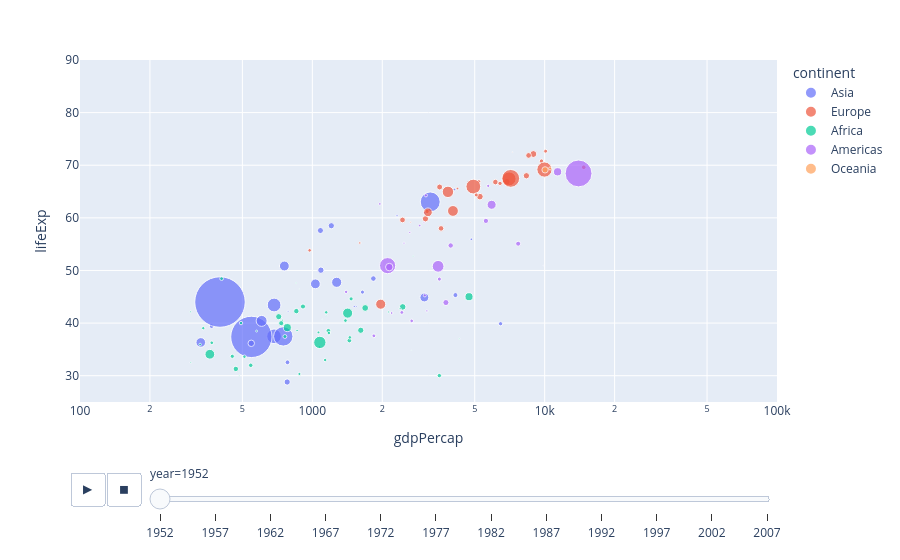

Source (notebook cell):
### Code cell
px.scatter(df, 
           x="gdpPercap", 
           y="lifeExp", 
           animation_frame="year", 
#           animation_group="country",
           size="pop", 
           color="continent", 
           hover_name="country",
           log_x=True, 
           size_max=55, 
           range_x=[100,100000], 
           range_y=[25,90])

### Figure 1 — Plotly figure (JSON) as saved in the notebook; plotly's stock layout.template omitted (floating-point values rounded to 4 significant figures)
{"data": [{"hovertemplate": "<b>%{hovertext}</b><br><br>continent=Asia<br>year=1952<br>gdpPercap=%{x}<br>lifeExp=%{y}<br>pop=%{marker.size}<extra></extra>", "hovertext": ["Afghanistan", "Bahrain", "Bangladesh", "Cambodia", "China", "Hong Kong, China", "India", "Indonesia", "Iran", "Iraq", "Israel", "Japan", "Jordan", "Korea, Dem. Rep.", "Korea, Rep.", "Kuwait", "Lebanon", "Malaysia", "Mongolia", "Myanmar", "Nepal", "Oman", "Pakistan", "Philippines", "Saudi Arabia", "Singapore", "Sri Lanka", "Syria", "Taiwan", "Thailand", "Vietnam", "West Bank and Gaza", "Yemen, Rep."], "legendgroup": "Asia", "marker": {"color": "#636efa", "size": [8425333, 120447, 46886859, 4693836, 556263527, 2125900, 372000000, 82052000, 17272000, 5441766, 1620914, 86459025, 607914, 8865488, 20947571, 160000, 1439529, 6748378, 800663, 20092996, 9182536, 507833, 41346560, 22438691, 4005677, 1127000, 7982342, 3661549, 8550362, 21289402, 26246839, 1030585, 4963829], "sizemode": "area", "sizeref": 435900.0, "symbol": "circle"}, "mode": "markers", "name": "Asia", "orientation": "v", "showlegend": true, "type": "scatter", "x": [779.4, 9867.0, 684.2, 368.5, 400.4, 3054.0, 546.6, 749.7, 3035.0, 4130.0, 4087.0, 3217.0, 1547.0, 1088.0, 1031.0, 108400.0, 4835.0, 1831.0, 786.6, 331.0, 545.9, 1828.0, 684.6, 1273.0, 6460.0, 2315.0, 1084.0, 1643.0, 1207.0, 757.8, 605.1, 1516.0, 781.7], "xaxis": "x", "y": [28.8, 50.94, 37.48, 39.42, 44.0, 60.96, 37.37, 37.47, 44.87, 45.32, 65.39, 63.03, 43.16, 50.06, 47.45, 55.56, 55.93, 48.46, 42.24, 36.32, 36.16, 37.58, 43.44, 47.75, 39.88, 60.4, 57.59, 45.88, 58.5, 50.85, 40.41, 43.16, 32.55], "yaxis": "y"}, {"hovertemplate": "<b>%{hovertext}</b><br><br>continent=Europe<br>year=1952<br>gdpPercap=%{x}<br>lifeExp=%{y}<br>pop=%{marker.size}<extra></extra>", "hovertext": ["Albania", "Austria", "Belgium", "Bosnia and Herzegovina", "Bulgaria", "Croatia", "Czech Republic", "Denmark", "Finland", "France", "Germany", "Greece", "Hungary", "Iceland", "Ireland", "Italy", "Montenegro", "Netherlands", "Norway", "Poland", "Portugal", "Romania", "Serbia", "Slovak Republic", "Slovenia", "Spain", "Sweden", "Switzerland", "Turkey", "United Kingdom"], "legendgroup": "Europe", "marker": {"color": "#EF553B", "size": [1282697, 6927772, 8730405, 2791000, 7274900, 3882229, 9125183, 4334000, 4090500, 42459667, 69145952, 7733250, 9504000, 147962, 2952156, 47666000, 413834, 10381988, 3327728, 25730551, 8526050, 16630000, 6860147, 3558137, 1489518, 28549870, 7124673, 4815000, 22235677, 50430000], "sizemode": "area", "sizeref": 435900.0, "symbol": "circle"}, "mode": "markers", "name": "Europe", "orientation": "v", "showlegend": true, "type": "scatter", "x": [1601.0, 6137.0, 8343.0, 973.5, 2444.0, 3119.0, 6876.0, 9692.0, 6425.0, 7030.0, 7144.0, 3531.0, 5264.0, 7268.0, 5210.0, 4931.0, 2648.0, 8942.0, 10100.0, 4029.0, 3068.0, 3145.0, 3581.0, 5075.0, 4215.0, 3834.0, 8528.0, 14730.0, 1969.0, 9980.0], "xaxis": "x", "y": [55.23, 66.8, 68.0, 53.82, 59.6, 61.21, 66.87, 70.78, 66.55, 67.41, 67.5, 65.86, 64.03, 72.49, 66.91, 65.94, 59.16, 72.13, 72.67, 61.31, 59.82, 61.05, 58.0, 64.36, 65.57, 64.94, 71.86, 69.62, 43.59, 69.18], "yaxis": "y"}, {"hovertemplate": "<b>%{hovertext}</b><br><br>continent=Africa<br>year=1952<br>gdpPercap=%{x}<br>lifeExp=%{y}<br>pop=%{marker.size}<extra></extra>", "hovertext": ["Algeria", "Angola", "Benin", "Botswana", "Burkina Faso", "Burundi", "Cameroon", "Central African Republic", "Chad", "Comoros", "Congo, Dem. Rep.", "Congo, Rep.", "Cote d'Ivoire", "Djibouti", "Egypt", "Equatorial Guinea", "Eritrea", "Ethiopia", "Gabon", "Gambia", "Ghana", "Guinea", "Guinea-Bissau", "Kenya", "Lesotho", "Liberia", "Libya", "Madagascar", "Malawi", "Mali", "Mauritania", "Mauritius", "Morocco", "Mozambique", "Namibia", "Niger", "Nigeria", "Reunion", "Rwanda", "Sao Tome and Principe", "Senegal", "Sierra Leone", "Somalia", "South Africa", "Sudan", "Swaziland", "Tanzania", "Togo", "Tunisia", "Uganda", "Zambia", "Zimbabwe"], "legendgroup": "Africa", "marker": {"color": "#00cc96", "size": [9279525, 4232095, 1738315, 442308, 4469979, 2445618, 5009067, 1291695, 2682462, 153936, 14100005, 854885, 2977019, 63149, 22223309, 216964, 1438760, 20860941, 420702, 284320, 5581001, 2664249, 580653, 6464046, 748747, 863308, 1019729, 4762912, 2917802, 3838168, 1022556, 516556, 9939217, 6446316, 485831, 3379468, 33119096, 257700, 2534927, 60011, 2755589, 2143249, 2526994, 14264935, 8504667, 290243, 8322925, 1219113, 3647735, 5824797, 2672000, 3080907], "sizemode": "area", "sizeref": 435900.0, "symbol": "circle"}, "mode": "markers", "name": "Africa", "orientation": "v", "showlegend": true, "type": "scatter", "x": [2449.0, 3521.0, 1063.0, 851.2, 543.3, 339.3, 1173.0, 1071.0, 1179.0, 1103.0, 780.5, 2126.0, 1389.0, 2670.0, 1419.0, 375.6, 328.9, 362.1, 4293.0, 485.2, 911.3, 510.2, 299.9, 853.5, 298.8, 575.6, 2388.0, 1443.0, 369.2, 452.3, 743.1, 1968.0, 1688.0, 468.5, 2424.0, 761.9, 1077.0, 2719.0, 493.3, 879.6, 1450.0, 879.8, 1136.0, 4725.0, 1616.0, 1148.0, 716.7, 859.8, 1468.0, 734.8, 1147.0, 406.9], "xaxis": "x", "y": [43.08, 30.02, 38.22, 47.62, 31.98, 39.03, 38.52, 35.46, 38.09, 40.72, 39.14, 42.11, 40.48, 34.81, 41.89, 34.48, 35.93, 34.08, 37.0, 30.0, 43.15, 33.61, 32.5, 42.27, 42.14, 38.48, 42.72, 36.68, 36.26, 33.69, 40.54, 50.99, 42.87, 31.29, 41.73, 37.44, 36.32, 52.72, 40.0, 46.47, 37.28, 30.33, 32.98, 45.01, 38.63, 41.41, 41.22, 38.6, 44.6, 39.98, 42.04, 48.45], "yaxis": "y"}, {"hovertemplate": "<b>%{hovertext}</b><br><br>continent=Americas<br>year=1952<br>gdpPercap=%{x}<br>lifeExp=%{y}<br>pop=%{marker.size}<extra></extra>", "hovertext": ["Argentina", "Bolivia", "Brazil", "Canada", "Chile", "Colombia", "Costa Rica", "Cuba", "Dominican Republic", "Ecuador", "El Salvador", "Guatemala", "Haiti", "Honduras", "Jamaica", "Mexico", "Nicaragua", "Panama", "Paraguay", "Peru", "Puerto Rico", "Trinidad and Tobago", "United States", "Uruguay", "Venezuela"], "legendgroup": "Americas", "marker": {"color": "#ab63fa", "size": [17876956, 2883315, 56602560, 14785584, 6377619, 12350771, 926317, 6007797, 2491346, 3548753, 2042865, 3146381, 3201488, 1517453, 1426095, 30144317, 1165790, 940080, 1555876, 8025700, 2227000, 662850, 157553000, 2252965, 5439568], "sizemode": "area", "sizeref": 435900.0, "symbol": "circle"}, "mode": "markers", "name": "Americas", "orientation": "v", "showlegend": true, "type": "scatter", "x": [5911.0, 2677.0, 2109.0, 11370.0, 3940.0, 2144.0, 2627.0, 5587.0, 1398.0, 3522.0, 3048.0, 2428.0, 1840.0, 2195.0, 2899.0, 3478.0, 3112.0, 2480.0, 1952.0, 3759.0, 3082.0, 3023.0, 13990.0, 5717.0, 7690.0], "xaxis": "x", "y": [62.48, 40.41, 50.92, 68.75, 54.74, 50.64, 57.21, 59.42, 45.93, 48.36, 45.26, 42.02, 37.58, 41.91, 58.53, 50.79, 42.31, 55.19, 62.65, 43.9, 64.28, 59.1, 68.44, 66.07, 55.09], "yaxis": "y"}, {"hovertemplate": "<b>%{hovertext}</b><br><br>continent=Oceania<br>year=1952<br>gdpPercap=%{x}<br>lifeExp=%{y}<br>pop=%{marker.size}<extra></extra>", "hovertext": ["Australia", "New Zealand"], "legendgroup": "Oceania", "marker": {"color": "#FFA15A", "size": [8691212, 1994794], "sizemode": "area", "sizeref": 435900.0, "symbol": "circle"}, "mode": "markers", "name": "Oceania", "orientation": "v", "showlegend": true, "type": "scatter", "x": [10040.0, 10560.0], "xaxis": "x", "y": [69.12, 69.39], "yaxis": "y"}], "layout": {"legend": {"itemsizing": "constant", "title": {"text": "continent"}, "tracegroupgap": 0}, "margin": {"t": 60}, "sliders": [{"active": 0, "currentvalue": {"prefix": "year="}, "len": 0.9, "pad": {"b": 10, "t": 60}, "steps": [{"args": [["1952"], {"frame": {"duration": 0, "redraw": false}, "fromcurrent": true, "mode": "immediate", "transition": {"duration": 0, "easing": "linear"}}], "label": "1952", "method": "animate"}, {"args": [["1957"], {"frame": {"duration": 0, "redraw": false}, "fromcurrent": true, "mode": "immediate", "transition": {"duration": 0, "easing": "linear"}}], "label": "1957", "method": "animate"}, {"args": [["1962"], {"frame": {"duration": 0, "redraw": false}, "fromcurrent": true, "mode": "immediate", "transition": {"duration": 0, "easing": "linear"}}], "label": "1962", "method": "animate"}, {"args": [["1967"], {"frame": {"duration": 0, "redraw": false}, "fromcurrent": true, "mode": "immediate", "transition": {"duration": 0, "easing": "linear"}}], "label": "1967", "method": "animate"}, {"args": [["1972"], {"frame": {"duration": 0, "redraw": false}, "fromcurrent": true, "mode": "immediate", "transition": {"duration": 0, "easing": "linear"}}], "label": "1972", "method": "animate"}, {"args": [["1977"], {"frame": {"duration": 0, "redraw": false}, "fromcurrent": true, "mode": "immediate", "transition": {"duration": 0, "easing": "linear"}}], "label": "1977", "method": "animate"}, {"args": [["1982"], {"frame": {"duration": 0, "redraw": false}, "fromcurrent": true, "mode": "immediate", "transition": {"duration": 0, "easing": "linear"}}], "label": "1982", "method": "animate"}, {"args": [["1987"], {"frame": {"duration": 0, "redraw": false}, "fromcurrent": true, "mode": "immediate", "transition": {"duration": 0, "easing": "linear"}}], "label": "1987", "method": "animate"}, {"args": [["1992"], {"frame": {"duration": 0, "redraw": false}, "fromcurrent": true, "mode": "immediate", "transition": {"duration": 0, "easing": "linear"}}], "label": "1992", "method": "animate"}, {"args": [["1997"], {"frame": {"duration": 0, "redraw": false}, "fromcurrent": true, "mode": "immediate", "transition": {"duration": 0, "easing": "linear"}}], "label": "1997", "method": "animate"}, {"args": [["2002"], {"frame": {"duration": 0, "redraw": false}, "fromcurrent": true, "mode": "immediate", "transition": {"duration": 0, "easing": "linear"}}], "label": "2002", "method": "animate"}, {"args": [["2007"], {"frame": {"duration": 0, "redraw": false}, "fromcurrent": true, "mode": "immediate", "transition": {"duration": 0, "easing": "linear"}}], "label": "2007", "method": "animate"}], "x": 0.1, "xanchor": "left", "y": 0, "yanchor": "top"}], "updatemenus": [{"buttons": [{"args": [null, {"frame": {"duration": 500, "redraw": false}, "fromcurrent": true, "mode": "immediate", "transition": {"duration": 500, "easing": "linear"}}], "label": "&#9654;", "method": "animate"}, {"args": [[null], {"frame": {"duration": 0, "redraw": false}, "fromcurrent": true, "mode": "immediate", "transition": {"duration": 0, "easing": "linear"}}], "label": "&#9724;", "method": "animate"}], "direction": "left", "pad": {"r": 10, "t": 70}, "showactive": false, "type": "buttons", "x": 0.1, "xanchor": "right", "y": 0, "yanchor": "top"}], "xaxis": {"anchor": "y", "domain": [0, 1], "range": [2, 5], "title": {"text": "gdpPercap"}, "type": "log"}, "yaxis": {"anchor": "x", "domain": [0, 1], "range": [25, 90], "title": {"text": "lifeExp"}}}}
